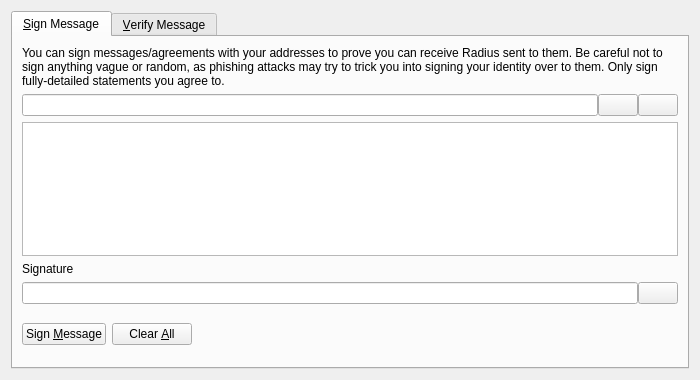
<?xml version="1.0" encoding="UTF-8"?>
<ui version="4.0">
 <class>SignVerifyMessageDialog</class>
 <widget class="QDialog" name="SignVerifyMessageDialog">
  <property name="geometry">
   <rect>
    <x>0</x>
    <y>0</y>
    <width>700</width>
    <height>380</height>
   </rect>
  </property>
  <property name="windowTitle">
   <string>Signatures - Sign / Verify a Message</string>
  </property>
  <property name="modal">
   <bool>true</bool>
  </property>
  <layout class="QVBoxLayout" name="verticalLayout">
   <item>
    <widget class="QTabWidget" name="tabWidget">
     <property name="currentIndex">
      <number>0</number>
     </property>
     <widget class="QWidget" name="tabSignMessage">
      <attribute name="title">
       <string>&amp;Sign Message</string>
      </attribute>
      <layout class="QVBoxLayout" name="verticalLayout_SM">
       <item>
        <widget class="QLabel" name="infoLabel_SM">
         <property name="text">
          <string>You can sign messages/agreements with your addresses to prove you can receive Radius sent to them. Be careful not to sign anything vague or random, as phishing attacks may try to trick you into signing your identity over to them. Only sign fully-detailed statements you agree to.</string>
         </property>
         <property name="textFormat">
          <enum>Qt::PlainText</enum>
         </property>
         <property name="wordWrap">
          <bool>true</bool>
         </property>
        </widget>
       </item>
       <item>
        <layout class="QHBoxLayout" name="horizontalLayout_1_SM">
         <property name="spacing">
          <number>0</number>
         </property>
         <item>
          <widget class="QValidatedLineEdit" name="addressIn_SM">
           <property name="toolTip">
            <string>The Radius address to sign the message with</string>
           </property>
          </widget>
         </item>
         <item>
          <widget class="QPushButton" name="addressBookButton_SM">
           <property name="toolTip">
            <string>Choose previously used address</string>
           </property>
           <property name="text">
            <string/>
           </property>
           <property name="shortcut">
            <string>Alt+A</string>
           </property>
           <property name="autoDefault">
            <bool>false</bool>
           </property>
          </widget>
         </item>
         <item>
          <widget class="QPushButton" name="pasteButton_SM">
           <property name="toolTip">
            <string>Paste address from clipboard</string>
           </property>
           <property name="text">
            <string/>
           </property>
           <property name="shortcut">
            <string>Alt+P</string>
           </property>
           <property name="autoDefault">
            <bool>false</bool>
           </property>
          </widget>
         </item>
        </layout>
       </item>
       <item>
        <widget class="QPlainTextEdit" name="messageIn_SM">
         <property name="toolTip">
          <string>Enter the message you want to sign here</string>
         </property>
        </widget>
       </item>
       <item>
        <widget class="QLabel" name="signatureLabel_SM">
         <property name="text">
          <string>Signature</string>
         </property>
         <property name="textFormat">
          <enum>Qt::PlainText</enum>
         </property>
        </widget>
       </item>
       <item>
        <layout class="QHBoxLayout" name="horizontalLayout_2_SM">
         <property name="spacing">
          <number>0</number>
         </property>
         <item>
          <widget class="QLineEdit" name="signatureOut_SM">
           <property name="font">
            <font>
             <italic>true</italic>
            </font>
           </property>
           <property name="readOnly">
            <bool>true</bool>
           </property>
          </widget>
         </item>
         <item>
          <widget class="QPushButton" name="copySignatureButton_SM">
           <property name="toolTip">
            <string>Copy the current signature to the system clipboard</string>
           </property>
           <property name="text">
            <string/>
           </property>
           <property name="autoDefault">
            <bool>false</bool>
           </property>
          </widget>
         </item>
        </layout>
       </item>
       <item>
        <layout class="QHBoxLayout" name="horizontalLayout_3_SM">
         <item>
          <widget class="QPushButton" name="signMessageButton_SM">
           <property name="toolTip">
            <string>Sign the message to prove you own this Radius address</string>
           </property>
           <property name="text">
            <string>Sign &amp;Message</string>
           </property>
           <property name="autoDefault">
            <bool>false</bool>
           </property>
          </widget>
         </item>
         <item>
          <widget class="QPushButton" name="clearButton_SM">
           <property name="toolTip">
            <string>Reset all sign message fields</string>
           </property>
           <property name="text">
            <string>Clear &amp;All</string>
           </property>
           <property name="autoDefault">
            <bool>false</bool>
           </property>
          </widget>
         </item>
         <item>
          <spacer name="horizontalSpacer_1_SM">
           <property name="orientation">
            <enum>Qt::Horizontal</enum>
           </property>
           <property name="sizeHint" stdset="0">
            <size>
             <width>40</width>
             <height>48</height>
            </size>
           </property>
          </spacer>
         </item>
         <item>
          <widget class="QLabel" name="statusLabel_SM">
           <property name="font">
            <font>
             <weight>75</weight>
             <bold>true</bold>
            </font>
           </property>
           <property name="text">
            <string/>
           </property>
           <property name="wordWrap">
            <bool>true</bool>
           </property>
          </widget>
         </item>
         <item>
          <spacer name="horizontalSpacer_2_SM">
           <property name="orientation">
            <enum>Qt::Horizontal</enum>
           </property>
           <property name="sizeHint" stdset="0">
            <size>
             <width>40</width>
             <height>48</height>
            </size>
           </property>
          </spacer>
         </item>
        </layout>
       </item>
      </layout>
     </widget>
     <widget class="QWidget" name="tabVerifyMessage">
      <attribute name="title">
       <string>&amp;Verify Message</string>
      </attribute>
      <layout class="QVBoxLayout" name="verticalLayout_VM">
       <item>
        <widget class="QLabel" name="infoLabel_VM">
         <property name="text">
          <string>Enter the receiver's address, message (ensure you copy line breaks, spaces, tabs, etc. exactly) and signature below to verify the message. Be careful not to read more into the signature than what is in the signed message itself, to avoid being tricked by a man-in-the-middle attack. Note that this only proves the signing party receives with the address, it cannot prove sendership of any transaction!</string>
         </property>
         <property name="textFormat">
          <enum>Qt::PlainText</enum>
         </property>
         <property name="alignment">
          <set>Qt::AlignLeading|Qt::AlignLeft|Qt::AlignTop</set>
         </property>
         <property name="wordWrap">
          <bool>true</bool>
         </property>
        </widget>
       </item>
       <item>
        <layout class="QHBoxLayout" name="horizontalLayout_1_VM">
         <property name="spacing">
          <number>0</number>
         </property>
         <item>
          <widget class="QValidatedLineEdit" name="addressIn_VM">
           <property name="toolTip">
            <string>The Radius address the message was signed with</string>
           </property>
          </widget>
         </item>
         <item>
          <widget class="QPushButton" name="addressBookButton_VM">
           <property name="toolTip">
            <string>Choose previously used address</string>
           </property>
           <property name="text">
            <string/>
           </property>
           <property name="shortcut">
            <string>Alt+A</string>
           </property>
           <property name="autoDefault">
            <bool>false</bool>
           </property>
          </widget>
         </item>
        </layout>
       </item>
       <item>
        <widget class="QPlainTextEdit" name="messageIn_VM"/>
       </item>
       <item>
        <widget class="QValidatedLineEdit" name="signatureIn_VM"/>
       </item>
       <item>
        <layout class="QHBoxLayout" name="horizontalLayout_2_VM">
         <item>
          <widget class="QPushButton" name="verifyMessageButton_VM">
           <property name="toolTip">
            <string>Verify the message to ensure it was signed with the specified Radius address</string>
           </property>
           <property name="text">
            <string>Verify &amp;Message</string>
           </property>
           <property name="autoDefault">
            <bool>false</bool>
           </property>
          </widget>
         </item>
         <item>
          <widget class="QPushButton" name="clearButton_VM">
           <property name="toolTip">
            <string>Reset all verify message fields</string>
           </property>
           <property name="text">
            <string>Clear &amp;All</string>
           </property>
           <property name="autoDefault">
            <bool>false</bool>
           </property>
          </widget>
         </item>
         <item>
          <spacer name="horizontalSpacer_1_VM">
           <property name="orientation">
            <enum>Qt::Horizontal</enum>
           </property>
           <property name="sizeHint" stdset="0">
            <size>
             <width>40</width>
             <height>48</height>
            </size>
           </property>
          </spacer>
         </item>
         <item>
          <widget class="QLabel" name="statusLabel_VM">
           <property name="font">
            <font>
             <weight>75</weight>
             <bold>true</bold>
            </font>
           </property>
           <property name="text">
            <string/>
           </property>
           <property name="wordWrap">
            <bool>true</bool>
           </property>
          </widget>
         </item>
         <item>
          <spacer name="horizontalSpacer_2_VM">
           <property name="orientation">
            <enum>Qt::Horizontal</enum>
           </property>
           <property name="sizeHint" stdset="0">
            <size>
             <width>40</width>
             <height>48</height>
            </size>
           </property>
          </spacer>
         </item>
        </layout>
       </item>
      </layout>
     </widget>
    </widget>
   </item>
  </layout>
 </widget>
 <customwidgets>
  <customwidget>
   <class>QValidatedLineEdit</class>
   <extends>QLineEdit</extends>
   <header>qvalidatedlineedit.h</header>
  </customwidget>
 </customwidgets>
 <resources>
  <include location="../radius.qrc"/>
 </resources>
 <connections/>
</ui>
